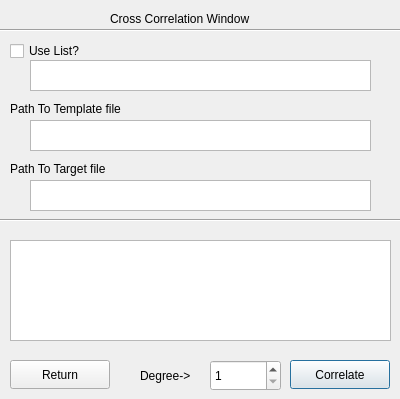
<?xml version="1.0" encoding="UTF-8"?>
<ui version="4.0">
 <class>CrossCore</class>
 <widget class="QDialog" name="CrossCore">
  <property name="geometry">
   <rect>
    <x>0</x>
    <y>0</y>
    <width>400</width>
    <height>399</height>
   </rect>
  </property>
  <property name="windowTitle">
   <string>Cross Correlation</string>
  </property>
  <widget class="QLabel" name="label">
   <property name="geometry">
    <rect>
     <x>110</x>
     <y>10</y>
     <width>181</width>
     <height>17</height>
    </rect>
   </property>
   <property name="text">
    <string>Cross Correlation Window</string>
   </property>
  </widget>
  <widget class="Line" name="line">
   <property name="geometry">
    <rect>
     <x>-10</x>
     <y>20</y>
     <width>441</width>
     <height>20</height>
    </rect>
   </property>
   <property name="orientation">
    <enum>Qt::Horizontal</enum>
   </property>
  </widget>
  <widget class="QCheckBox" name="ynlist">
   <property name="geometry">
    <rect>
     <x>10</x>
     <y>40</y>
     <width>96</width>
     <height>22</height>
    </rect>
   </property>
   <property name="text">
    <string>Use List?</string>
   </property>
  </widget>
  <widget class="QTextEdit" name="listpath">
   <property name="geometry">
    <rect>
     <x>30</x>
     <y>60</y>
     <width>341</width>
     <height>31</height>
    </rect>
   </property>
  </widget>
  <widget class="QTextEdit" name="tempfilename">
   <property name="geometry">
    <rect>
     <x>30</x>
     <y>120</y>
     <width>341</width>
     <height>31</height>
    </rect>
   </property>
  </widget>
  <widget class="Line" name="line_2">
   <property name="geometry">
    <rect>
     <x>-20</x>
     <y>210</y>
     <width>441</width>
     <height>20</height>
    </rect>
   </property>
   <property name="orientation">
    <enum>Qt::Horizontal</enum>
   </property>
  </widget>
  <widget class="QPushButton" name="correlate">
   <property name="geometry">
    <rect>
     <x>290</x>
     <y>360</y>
     <width>100</width>
     <height>29</height>
    </rect>
   </property>
   <property name="text">
    <string>Correlate</string>
   </property>
  </widget>
  <widget class="QPushButton" name="return_2">
   <property name="geometry">
    <rect>
     <x>10</x>
     <y>360</y>
     <width>100</width>
     <height>29</height>
    </rect>
   </property>
   <property name="text">
    <string>Return</string>
   </property>
  </widget>
  <widget class="QTextBrowser" name="infobox">
   <property name="geometry">
    <rect>
     <x>10</x>
     <y>240</y>
     <width>381</width>
     <height>101</height>
    </rect>
   </property>
  </widget>
  <widget class="QLabel" name="label_2">
   <property name="geometry">
    <rect>
     <x>10</x>
     <y>100</y>
     <width>151</width>
     <height>17</height>
    </rect>
   </property>
   <property name="text">
    <string>Path To Template file</string>
   </property>
  </widget>
  <widget class="QSpinBox" name="fitdegree">
   <property name="geometry">
    <rect>
     <x>210</x>
     <y>360</y>
     <width>71</width>
     <height>31</height>
    </rect>
   </property>
   <property name="minimum">
    <number>1</number>
   </property>
  </widget>
  <widget class="QLabel" name="label_3">
   <property name="geometry">
    <rect>
     <x>140</x>
     <y>350</y>
     <width>71</width>
     <height>51</height>
    </rect>
   </property>
   <property name="text">
    <string>Degree-&gt;</string>
   </property>
  </widget>
  <widget class="QTextEdit" name="targetfilename">
   <property name="geometry">
    <rect>
     <x>30</x>
     <y>180</y>
     <width>341</width>
     <height>31</height>
    </rect>
   </property>
  </widget>
  <widget class="QLabel" name="label_4">
   <property name="geometry">
    <rect>
     <x>10</x>
     <y>160</y>
     <width>151</width>
     <height>17</height>
    </rect>
   </property>
   <property name="text">
    <string>Path To Target file</string>
   </property>
  </widget>
 </widget>
 <resources/>
 <connections/>
</ui>
